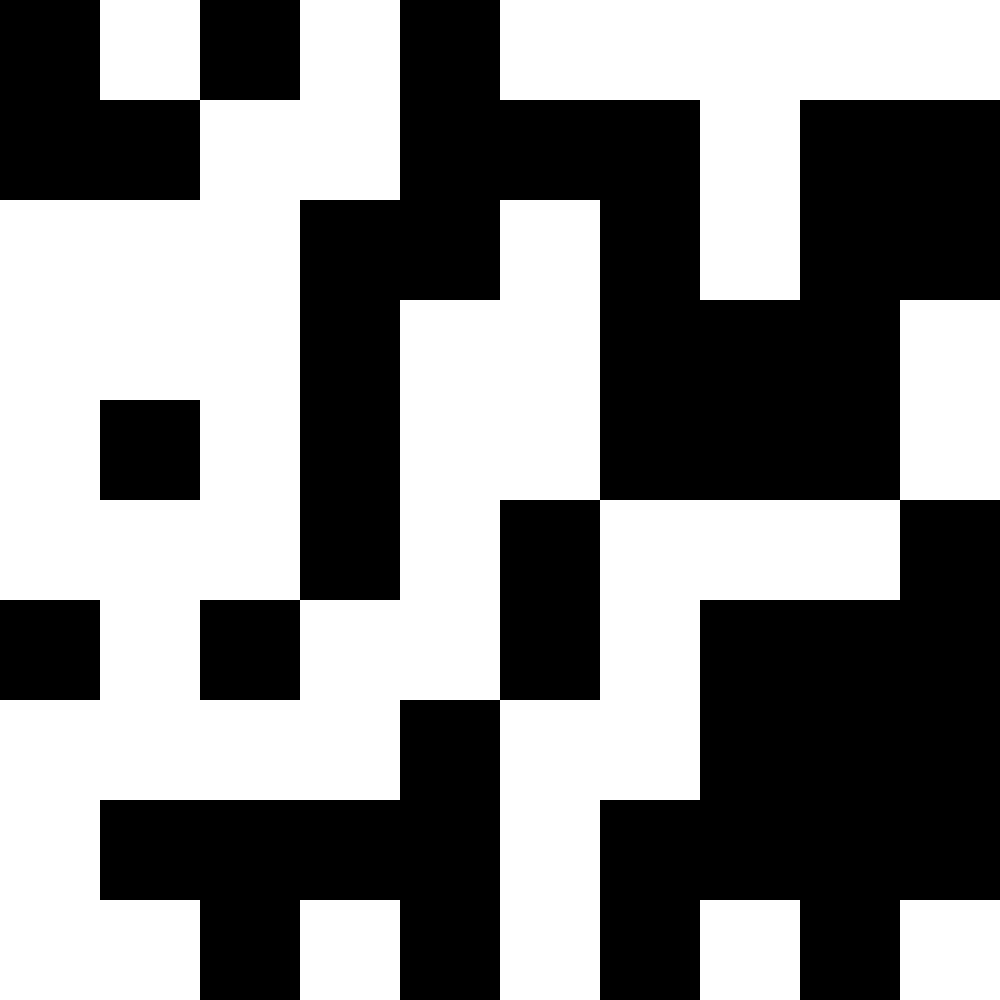
Frame 1 (no input)
Frame 60 (no input): identical to frame 1, image omitted
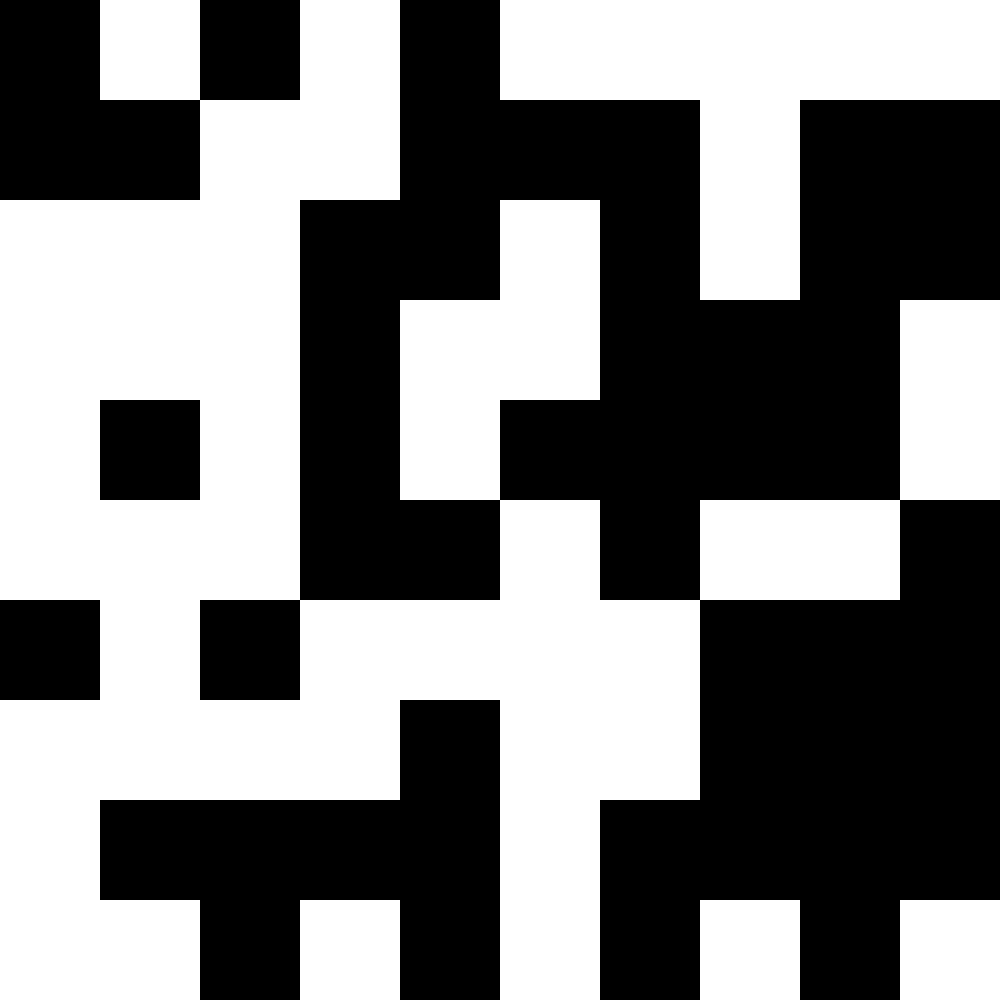
Frame 120 (the mouse pressed at the canvas centre since frame 60)

The p5.js sketch that drew these frames (run headless with seeded random() and noise() and a simulated clock; from frame 60 on, the mouse is pressed at the canvas centre):

// p5.js sketch
// ── sketch.js
// 2D grid
// Alliam Hushagen
// April 9th 2024

// use below stuff for hard coding things

// let grid = [[1,0,0,1],
//             [0,1,0,1],
//             [0,0,0,1],
//             [1,1,0,0],
//             [1,0,1,1],
//             [0,0,0,1],
//             [0,0,1,1],
//             [0,1,1,1],];

// if randomizing generation do this
let grid;
const GRID_SIZE = 10;
let stateNS = "n";

let cellSize;
let state = 0;

function setup() {
  if (windowHeight > windowWidth){
    createCanvas(windowWidth, windowWidth);
  }
  else{
    createCanvas(windowHeight, windowHeight);
  }
  grid = generateRandomGrid(GRID_SIZE, GRID_SIZE);
  cellSize = height/grid.length;
  noStroke();
}



function draw() {
  background("red");
  displayGrid();
}

function keyPressed(){
  if(key === "r"){
    grid = generateRandomGrid(GRID_SIZE, GRID_SIZE);
  }
  if(key === "e"){
    grid = generateEmptyGrid(GRID_SIZE, GRID_SIZE);
  }
  if(key === "n"){
    stateNS = "n";
  }
  if(key === "s"){
    stateNS = "s";
  }
}

function windowResized() {
  if (windowHeight > windowWidth){
    resizeCanvas(windowWidth, windowWidth);
  }
  else{
    resizeCanvas(windowHeight, windowHeight);
  }
  cellSize = height/grid.length;
}

function displayGrid(){
  for(let y = 0; y < grid.length; y++){
    for(let x = 0; x < grid[y].length; x ++){
      if(grid[y][x] === 1){
        fill(0);
      }
      else{
        fill(255);
      }
      square(x*cellSize, y*cellSize, cellSize);
    }
  }
}

function generateRandomGrid(columns, rows){
  let emptyArray = [];
  for(let y = 0; y < rows; y ++){
    emptyArray.push([]);
    for(let x = 0; x < columns; x ++){
      if(random(100) < 50){
        emptyArray[y].push(0);
      }
      else{
        emptyArray[y].push(1);
      }
    }
  }
  return emptyArray;
}

function generateEmptyGrid(columns, rows){
  let emptyArray = [];
  for(let y = 0; y < rows; y ++){
    emptyArray.push([]);
    for(let x = 0; x < columns; x ++){
      emptyArray[y].push(0);
    }
  }
  return emptyArray;
}

function mousePressed(){
  let v = Math.floor(mouseX/cellSize);
  let q = Math.floor(mouseY/cellSize);
  if(stateNS === "n"){
    toggleCell(v,q);
    toggleCell(v + 1,q);
    toggleCell(v,q +1);
    toggleCell(v-1,q);
    toggleCell(v,q-1);
  }
  else if(stateNS === "s"){
    toggleCell(v,q);
  }

}

function toggleCell(x, y){
  if(x <= GRID_SIZE && y <= GRID_SIZE && 0 <= x && 0 <= y){
    if(grid[y][x] === 1){
      grid[y][x] = 0;
    }
    else if(grid[y][x] === 0){
      grid[y][x] = 1;
    }
  }
}
